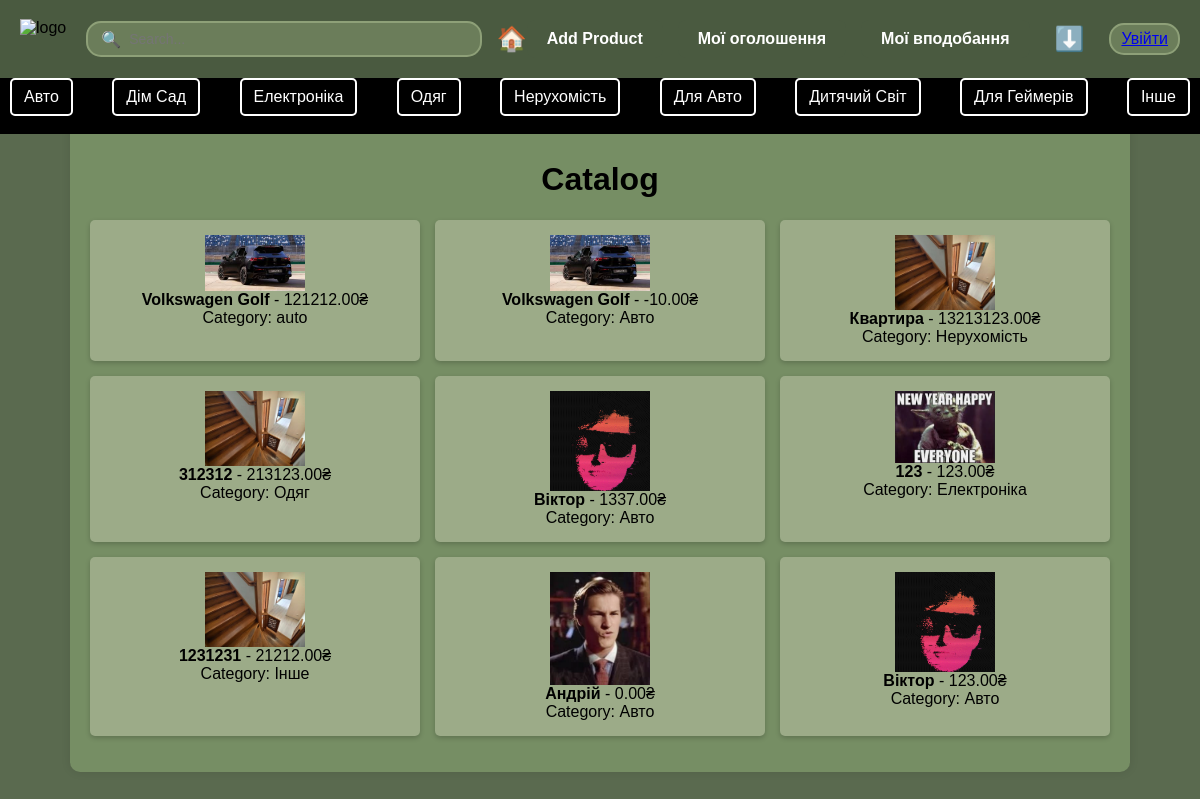
The page / on the database its author committed.
### products/models.py (models this page shows, shortened)
class Product(models.Model):
    CATEGORY_CHOICES = [
        ('Авто', 'Авто'),
        ('Електроніка', 'Електроніка'),
        ('Дім сад', 'Дім сад'),
        ('Одяг', 'Одяг'),
        ('Нерухомість', 'Нерухомість'),
        ('Дитячий світ', 'Дитячий світ'),
        ('Тварини', 'Тварини'),
        ('Інше', 'Інше'),
    ]
    name = models.CharField(max_length=255)
    price = models.DecimalField(max_digits=10, decimal_places=2, validators=[MinValueValidator(1)])
    description = models.TextField()
    category = models.CharField(max_length=40, choices=CATEGORY_CHOICES)
    image = models.ImageField(upload_to='product_images/', blank=True, null=True)
    author = models.ForeignKey(User, on_delete=models.CASCADE)
    favorites = models.ManyToManyField(User, related_name='favorite_products', blank=True)

### products/views.py (the view)
# urls.py: path('', product_list, name='product_list'),
def product_list(request):
    category = request.GET.get("category", "")
    if category:
        products = Product.objects.filter(category=category)
    else:
        products = Product.objects.all()
    return render(request, 'products/product_list.html', {
        'products': products,
        'selected_category': category,
    })

### products/templates/products/product_list.html (shortened to what this page needs)
<!DOCTYPE html>
<html lang="uk">
<head>
</head>
<body>
    <div class="header">
        <div class="logo">
            <img src="logo.png" alt="logo">
        </div>
        <div class="search-container">
            <span class="search-icon">🔍</span>
            <input type="text" id="search-bar" class="search-bar" placeholder="Search..." onkeyup="filterProducts()">
        </div>
        <a href="/" class="home-button" title="На головну">🏠</a>
        <div class="user-section">
            <a class="add-product" href="/add">Add Product</a>
            <a class="add-product" href="/my_listings">Мої оголошення</a>
            <a class="add-product" href="/my_favorites">Мої вподобання</a>
            <a href="?sort={% if sort_order == 'asc' %}desc{% else %}asc{% endif %}{% if selected_category %}&category={{ selected_category }}{% endif %}"
               class="sort-button">
                {% if sort_order == "asc" %}
                    ⬆️
                {% else %}
                    ⬇️
                {% endif %}
            </a>
            <div class="user-info">
                {% if user.is_authenticated %}
                    <a href="{% url 'profile' %}">
                        <img src="{{ user.profile.avatar.url|default:'site_images/ava1.png' }}" alt="Avatar">
                        <span>{{ user.username }}</span>
                    </a>
                {% else %}
                    <a href="{% url 'login' %}">Увійти</a>
                {% endif %}
            </div>
        </div>
    </div>
    <div style="position: fixed; width: 100%;display: block;">
    {% block content %}
        <div class="nav-links">
            <a href="?category=Авто">Авто</a>
            <a href="?category=Дім Сад">Дім Сад</a>
            <a href="?category=Електроніка">Електроніка</a>
            <a href="?category=Одяг">Одяг</a>
            <a href="?category=Нерухомість">Нерухомість</a>
            <a href="?category=Для Авто">Для Авто</a>
            <a href="?category=Дитячий Світ">Дитячий Світ</a>
            <a href="?category=Для Геймерів">Для Геймерів</a>
            <a href="?category=Інше">Інше</a>
        </div>
        <div class="content">
            <h1 style="text-align: center;">Catalog</h1>
            <ul id="product-list" class="product-list">
                {% for product in products %}
                <li data-price="{{ product.price }}" onclick="location.href='/details/{{ product.id }}'">
                    {% if product.image %}
                    <img src="{{ product.image.url }}" width="100">
                    {% endif %}
                    <div>
                        <strong>{{ product.name }}</strong> - <span class="product-price">{{ product.price }}</span>₴
                        <br>
                        <span>Category: {{ product.category }}</span>
                    </div>
                </li>
                {% empty %}
                <p style="text-align: center;">No products in this category.</p>
                {% endfor %}
            </ul>
        </div>
        {% endblock %}

### products/templates/products/product_list.html (style rules this page uses)
body { background-color: #5a6a4f; font-family: Arial, sans-serif; margin: 0; padding: 0; display: flex; }
.header { display: flex; align-items: center; justify-content: space-between; background-color: #4a5a40; padding: 15px 20px; position: fixed; top: 0; left: 0; right: 0; z-index: 1000; }
.logo { display: flex; align-items: center; margin-right: 20px; }
.logo img { height: 40px; width: auto; }
.search-container { display: flex; align-items: center; background-color: #6b7d5a; padding: 3px 10px; border-radius: 15px; border: 2px solid #8ea078; flex-grow: 1; max-width: 500px; }
.search-icon { padding: 3px; color: white; }
.search-bar { flex-grow: 1; border: none; padding: 5px; border-radius: 15px; outline: none; background-color: transparent; color: white; font-size: 14px; }
.user-info { display: flex; align-items: center; background-color: #6b7d5a; padding: 5px 10px; border-radius: 15px; border: 2px solid #8ea078; color: white; }
.user-section { display: flex; align-items: center; gap: 15px; }
.nav-links { background-color: black; color: white; padding: 18px 10px; display: flex; justify-content: space-between; gap: 10px; font-size: 16px; position: fixed; top: 60px; left: 0; right: 0; z-index: 999; white-space: nowrap; }
.nav-links a { color: white !important; text-decoration: none; border: 2px solid white; padding: 8px 12px; border-radius: 5px; }
.content { width: 85%; max-width: 1400px; margin: 120px auto 20px; padding: 20px; background: #768e64; border-radius: 10px; box-shadow: 0 0 10px rgba(0, 0, 0, 0.1); }
.product-list { list-style: none; padding: 0; display: grid; grid-template-columns: repeat(auto-fit, minmax(250px, 1fr)); gap: 15px; }
.product-list li { background: #9cab88; padding: 15px; border-radius: 5px; display: flex; flex-direction: column; align-items: center; text-align: center; box-shadow: 0 2px 5px rgba(0, 0, 0, 0.2); }
.add-product { display: inline-block; background-color: #4a5a40; color: white; padding: 10px 20px; border-radius: 8px; text-decoration: none; font-weight: bold; transition: background-color 0.3s, transform 0.2s; }
.sort-button { background-color: transparent; color: white; padding: 10px; text-decoration: none; font-size: 24px; display: inline-block; transition: transform 0.3s; }
.home-button { font-size: 24px; text-decoration: none; margin-left: 15px; color: white; transition: transform 0.3s; }

### rows shown on the page
Product: image (picture), name "Volkswagen Golf", price "121212.00", category "auto"
Product: image (picture), name "Volkswagen Golf", price "-10.00", category "Авто"
Product: image (picture), name "Квартира", price "13213123.00", category "Нерухомість"
Product: image (picture), name "312312", price "213123.00", category "Одяг"
Product: image (picture), name "Віктор", price "1337.00", category "Авто"
Product: image (picture), name "123", price "123.00", category "Електроніка"
Product: image (picture), name "1231231", price "21212.00", category "Інше"
Product: image (picture), name "Андрій", price "0.00", category "Авто"
Product: image (picture), name "Віктор", price "123.00", category "Авто"
